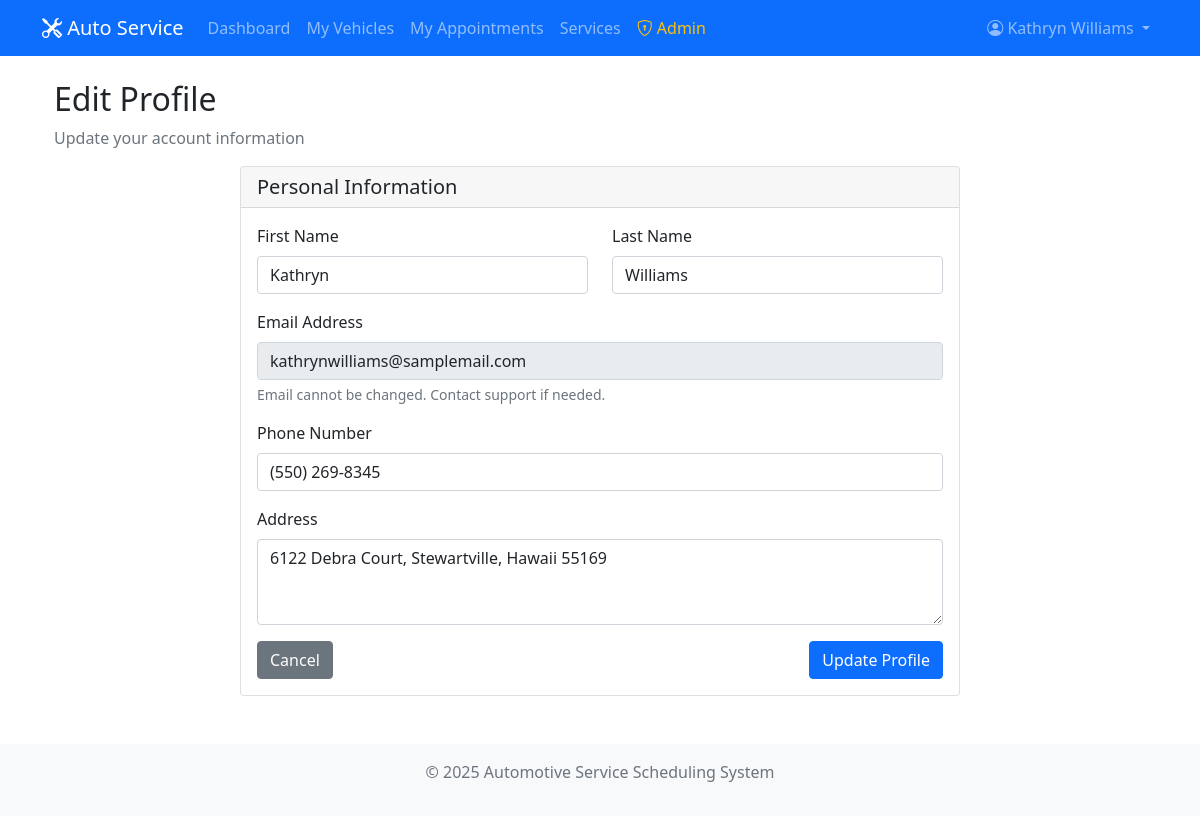
Screenshot of /profile/edit (signed in) with the database file from the repository.
### tables this page shows
CREATE TABLE customers (
    id INTEGER PRIMARY KEY AUTOINCREMENT,
    first_name TEXT NOT NULL,
    last_name TEXT NOT NULL,
    email TEXT UNIQUE NOT NULL,
    password TEXT NOT NULL,
    phone TEXT NOT NULL,
    address TEXT,
    created_at TIMESTAMP DEFAULT CURRENT_TIMESTAMP
);

### app.py (the view, shortened to what this page needs)
@app.route('/profile/edit', methods=['GET', 'POST'])
@login_required
def edit_profile():
    customer_id = session['customer_id']
    current_customer = get_current_customer()
    return render_template('edit_profile.html', current_customer=current_customer)

### app.py (called while the page is built)
def get_db_connection():
    conn = sqlite3.connect(DATABASE)
    conn.row_factory = sqlite3.Row
    return conn

def login_required(f):
    @wraps(f)
    def decorated_function(*args, **kwargs):
        if 'customer_id' not in session:
            flash('Please log in to access this page.', 'warning')
            return redirect(url_for('login'))
        return f(*args, **kwargs)
    return decorated_function

def get_current_customer():
    if 'customer_id' not in session:
        return None
    conn = get_db_connection()
    customer = conn.execute(
        'SELECT * FROM customers WHERE id = ?',
        (session['customer_id'],)
    ).fetchone()
    conn.close()
    return customer

### templates/edit_profile.html (shortened to what this page needs)
{% extends "base.html" %}
{% block content %}
<div class="container mt-4">
    <div class="row">
        <div class="col-12">
            <h2>Edit Profile</h2>
            <p class="text-muted">Update your account information</p>
        </div>
    </div>
    <div class="row justify-content-center">
        <div class="col-md-8">
            <div class="card">
                <div class="card-header">
                    <h5 class="mb-0">Personal Information</h5>
                </div>
                <div class="card-body">
                    <form method="POST">
                        <div class="row">
                            <div class="col-md-6">
                                <div class="mb-3">
                                    <label for="first_name" class="form-label">First Name</label>
                                    <input type="text" class="form-control" id="first_name" name="first_name"
                                           value="{{ current_customer.first_name }}" required>
                                </div>
                            </div>
                            <div class="col-md-6">
                                <div class="mb-3">
                                    <label for="last_name" class="form-label">Last Name</label>
                                    <input type="text" class="form-control" id="last_name" name="last_name"
                                           value="{{ current_customer.last_name }}" required>
                                </div>
                            </div>
                        </div>
                        <div class="mb-3">
                            <label for="email" class="form-label">Email Address</label>
                            <input type="email" class="form-control" id="email" name="email"
                                   value="{{ current_customer.email }}" readonly>
                            <div class="form-text">Email cannot be changed. Contact support if needed.</div>
                        </div>
                        <div class="mb-3">
                            <label for="phone" class="form-label">Phone Number</label>
                            <input type="tel" class="form-control" id="phone" name="phone"
                                   value="{{ current_customer.phone }}" required>
                        </div>
                        <div class="mb-3">
                            <label for="address" class="form-label">Address</label>
                            <textarea class="form-control" id="address" name="address" rows="3">{{ current_customer.address or '' }}</textarea>
                        </div>
                        <div class="d-flex justify-content-between">
                            <a href="{{ url_for('profile') }}" class="btn btn-secondary">Cancel</a>
                            <button type="submit" class="btn btn-primary">Update Profile</button>
                        </div>
                    </form>
                </div>
            </div>
        </div>
    </div>
</div>
{% endblock %}

### rows the page displays
customers: first_name "Kathryn", last_name "Williams", email "kathrynwilliams@samplemail.com", phone "(550) 269-8345", address "6122 Debra Court, Stewartville, Hawaii 55169"

### other values shown
{{ session.customer_name }} "Kathryn Williams"
